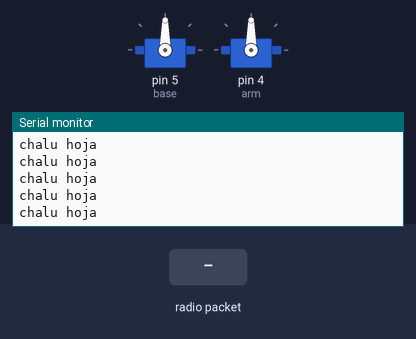
Recording of a sketch running on a simulated Arduino Uno, built with avr-gcc and run on an emulated ATmega328P. Parts: 2 × servo, the last lines printed to the serial monitor. The inputs (shaded band) are chosen by the test bench. No radio packets arrive unless stated.

Above: at 1.2 s.
1.3 s: radio packet "1" arrives
At 1.8 s:
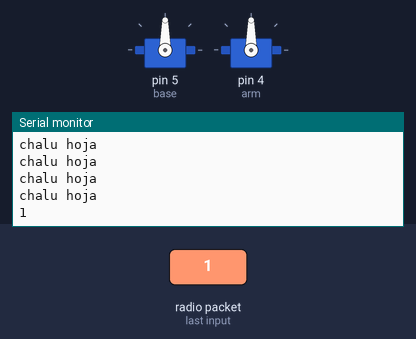
3.8 s: radio packet "0" arrives
At 4.6 s:
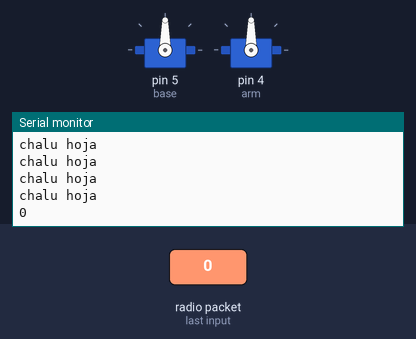
Timing chart, 0 to 6.8 s (numbered marks = the images above; inputs shaded):
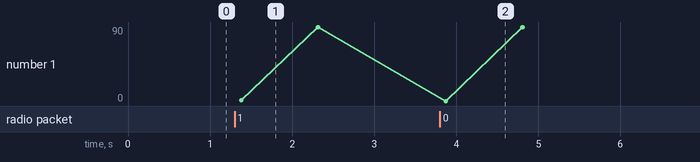

Measured:
- after the input at 1.3 s, the serial monitor: prints a new line after 0.08 s (image 1)
- after the input at 3.8 s, the serial monitor: prints a new line after 0.07 s (image 2)

The sketch:

RECEIVER_try.ino
```cpp
#include <SPI.h>
#include <nRF24L01.h>
#include <RF24.h>
#include <Servo.h>

Servo servobase;
Servo servoarm;

RF24 radio(9, 8); // CE, CSN

const byte address[6] = "00001";

int base = 5;
int arm = 4;


void setup() {
  Serial.begin(9600);
  radio.begin();
  servobase.attach (base) ;
  servoarm.attach (arm) ;
  radio.openReadingPipe(0, address);
  //wire.setPALevel(RF24_PA_MIN);
  radio.startListening();
}

void loop() {
  Serial.println("chalu hoja");
  if (radio.available())
  {

     char text[32] ="";
     radio.read(&text, sizeof(text));
     Serial.println(text);
     delay(1000);

     int16_t ax, ay;
     radio.read(&ax, sizeof(ax));
     radio.read(&ay, sizeof(ay));

      ax = map (ax, -17000, 17000, 0, 180);
      ay = map (ay, -17000, 17000, 0, 180);

     servobase.write(ax);
     servoarm.write(ay);

     Serial.println(ax);
     Serial.println(ay);
  }
}
```
